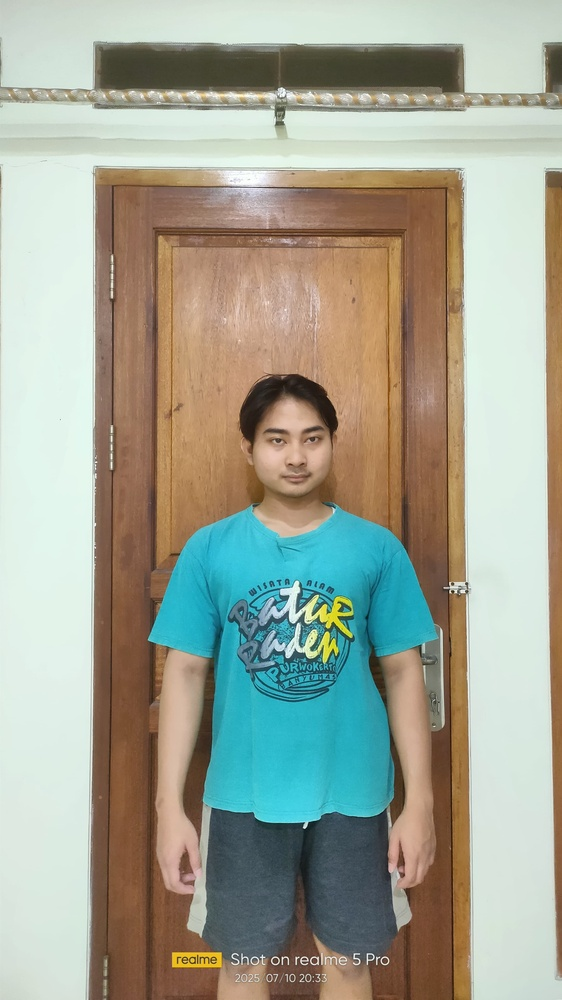
#> input picture foto_revan.jpg, 562 x 1000 px, shrunk from 2160 x 3840 before the run
$ jupyter execute 'Deteksi Tepi Pola Objek.ipynb'
#> lines starting #> are read from the running program, lines starting #| are printed output that depends on the picture; after the words box and inside, x2 and y2 are one past the last pixel; in counts of white or black regions, pixels touching at a corner belong together
## Import Library dan Load Gambar

[cell 1]
import cv2
import matplotlib.pyplot as plt

# Load gambar
image_path = 'foto_revan.jpg'
img = cv2.imread(image_path)
#> img is the input picture: shape (1000, 562, 3); mean B, G, R 149.3, 164.1, 160.5
img_rgb = cv2.cvtColor(img, cv2.COLOR_BGR2RGB)
img_gray = cv2.cvtColor(img, cv2.COLOR_BGR2GRAY)
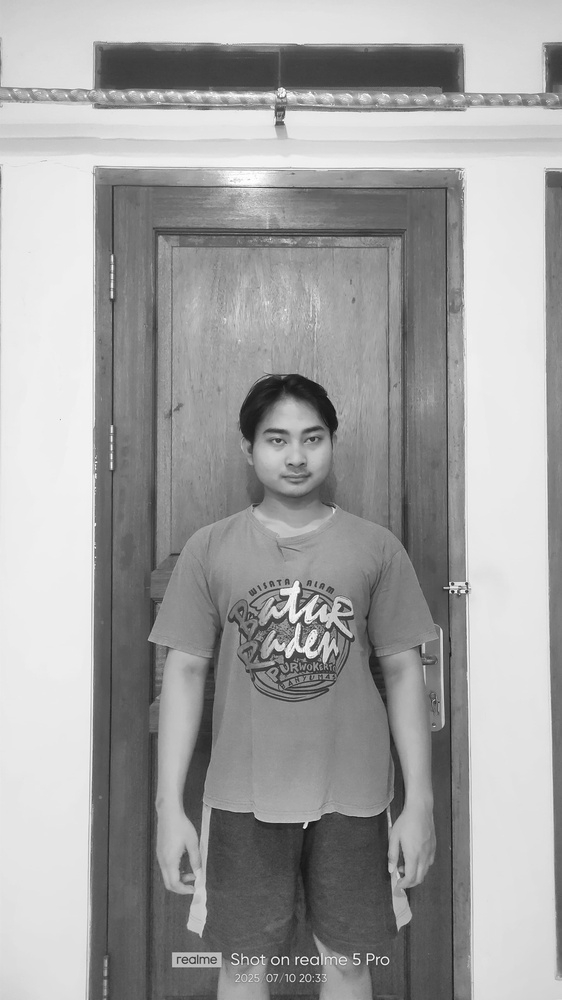
#> img_gray: shape (1000, 562); min 11, max 255, mean 161.4

#202331016_Nanda Revan Saputro

## Output 1

[cell 2]
# Deteksi tepi
edges = cv2.Canny(img_gray, 100, 200)
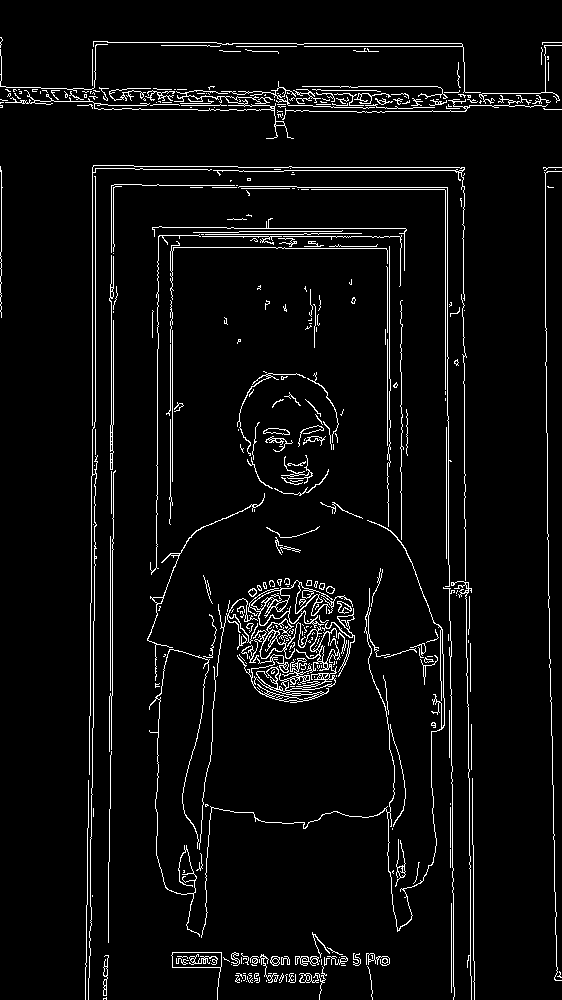
#> edges: shape (1000, 562); 4.7% white in thin lines or dots

# Tampilkan
fig, axs = plt.subplots(1, 2, figsize=(10, 10))
axs = axs.ravel()

axs[0].imshow(img_rgb)
axs[0].set_title('Original Image')

axs[1].imshow(edges, cmap='gray')
axs[1].set_title('Canny Edge Detection')

plt.tight_layout()
plt.show()
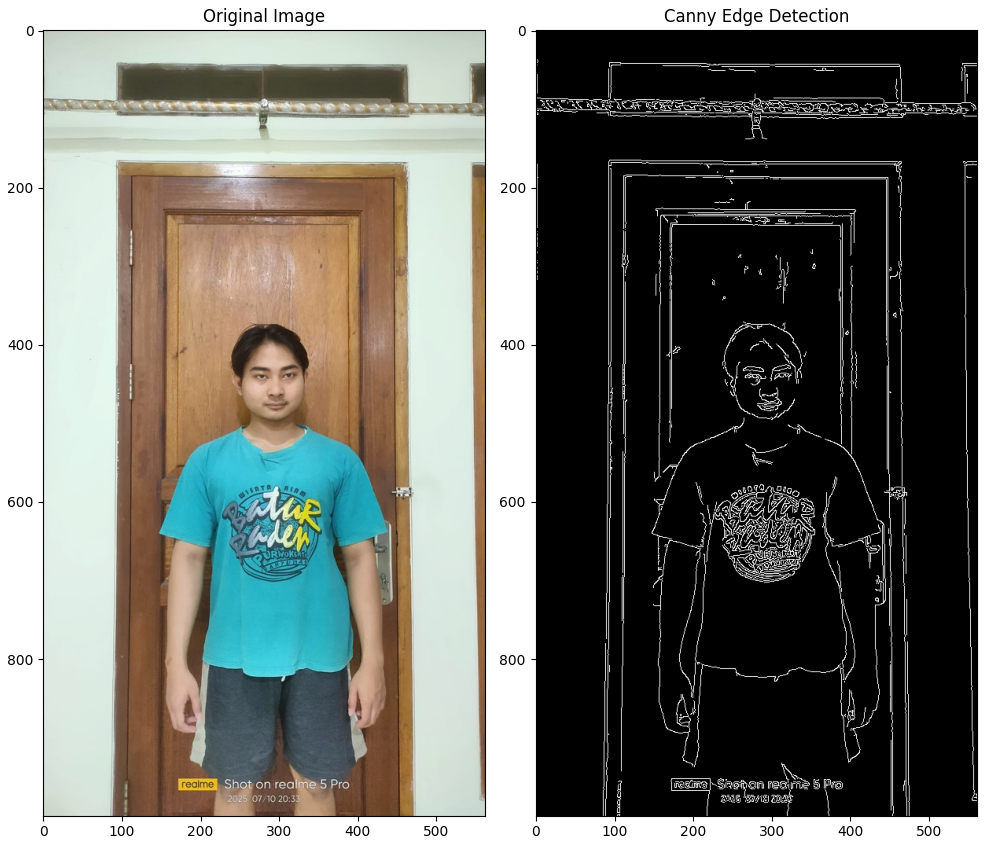
#> figure drawn by matplotlib, 2 panels

#202331016_Nanda Revan Saputro

## Output 2

[cell 3]
# Deteksi kontur
contours, _ = cv2.findContours(edges.copy(), cv2.RETR_EXTERNAL, cv2.CHAIN_APPROX_SIMPLE)
#> contours = 383 contours, 336 with area under 20; largest, box (x1, y1, x2, y2) and area: (237, 580, 353, 703) 2886, (171, 952, 222, 1000) 736, (322, 608, 355, 677) 186, (201, 520, 445, 938) 172, (147, 493, 265, 681) 146
img_contours = img_rgb.copy()
cv2.drawContours(img_contours, contours, -1, (0, 255, 0), 2)
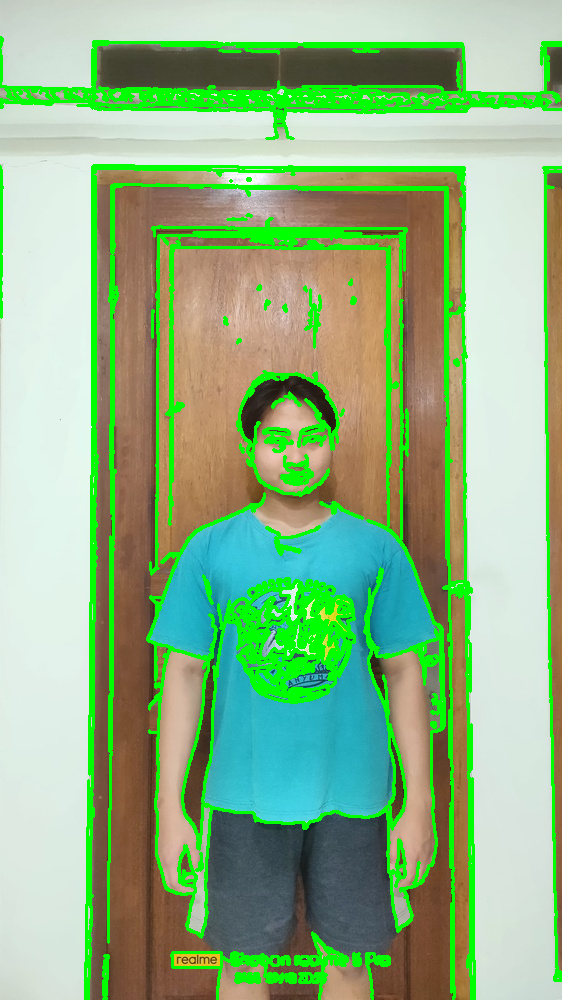
#> img_contours: shape (1000, 562, 3); mean R, G, B 141.6, 179.8, 132.9

# Tampilkan
fig, axs = plt.subplots(1, 3, figsize=(15, 10))
axs = axs.ravel()

axs[0].imshow(img_rgb)
axs[0].set_title('Original Image')

axs[1].imshow(edges, cmap='gray')
axs[1].set_title('Canny Edge Detection')

axs[2].imshow(img_contours)
axs[2].set_title('Contours Detection')

plt.tight_layout()
plt.show()

#202331016_Nanda Revan Saputro

$ run again, with compressed_q10.jpg copied over foto_revan.jpg
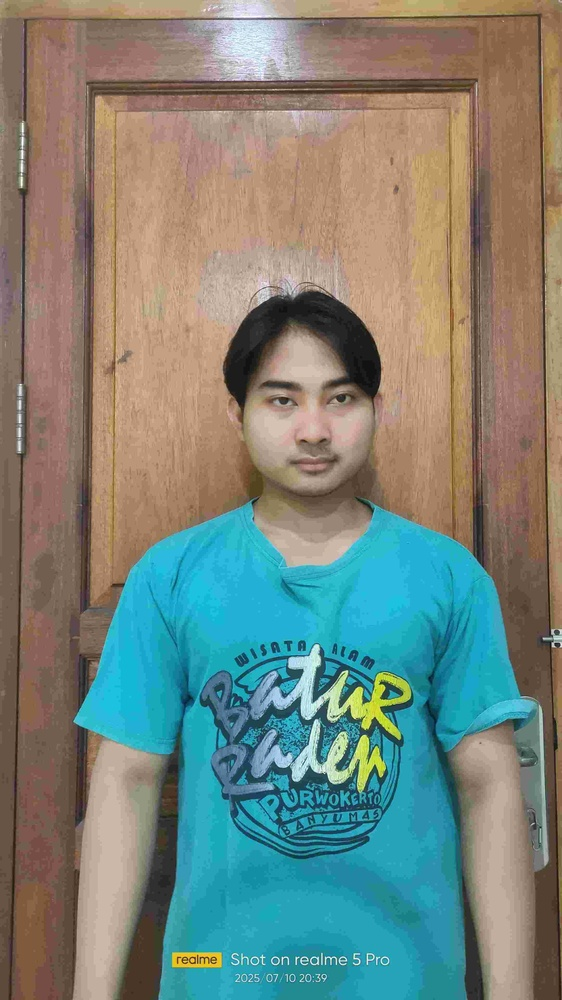
#> input picture compressed_q10.jpg, 562 x 1000 px, shrunk from 2160 x 3840 before the run
#> img is the input picture: shape (1000, 562, 3); mean B, G, R 123.4, 132.7, 121.2
#> `edges = cv2.Canny(img_gray, 100, 200)`:
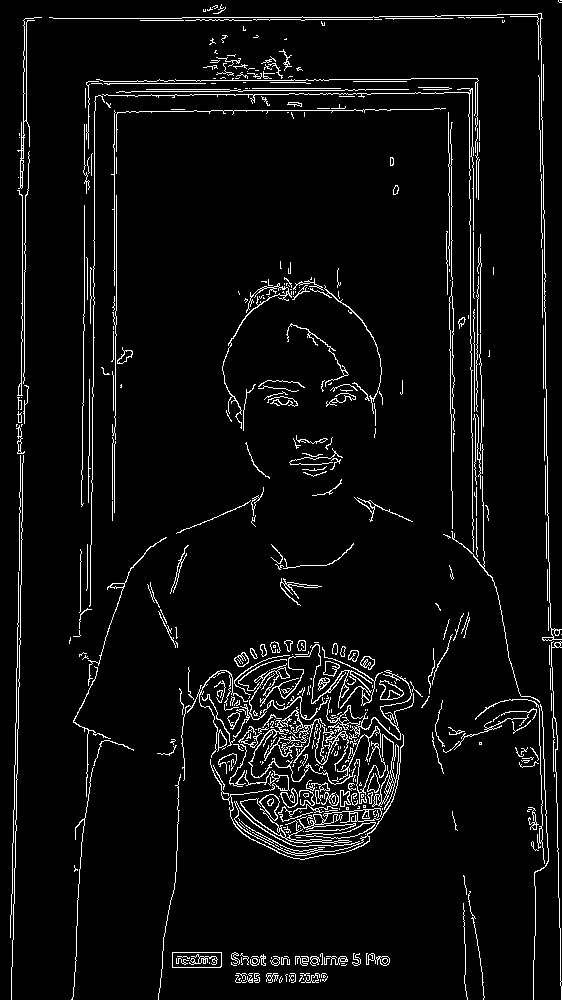
#> edges: shape (1000, 562); 5.2% white in thin lines or dots
#> contours = 499 contours, 424 with area under 20; largest, box (x1, y1, x2, y2) and area: (210, 734, 404, 860) 1204, (172, 952, 222, 968) 734, (240, 794, 352, 844) 456, (248, 707, 386, 804) 448, (249, 644, 372, 720) 391
#> `cv2.drawContours(img_contours, contours, -1, (0, 255, 0), 2)`:
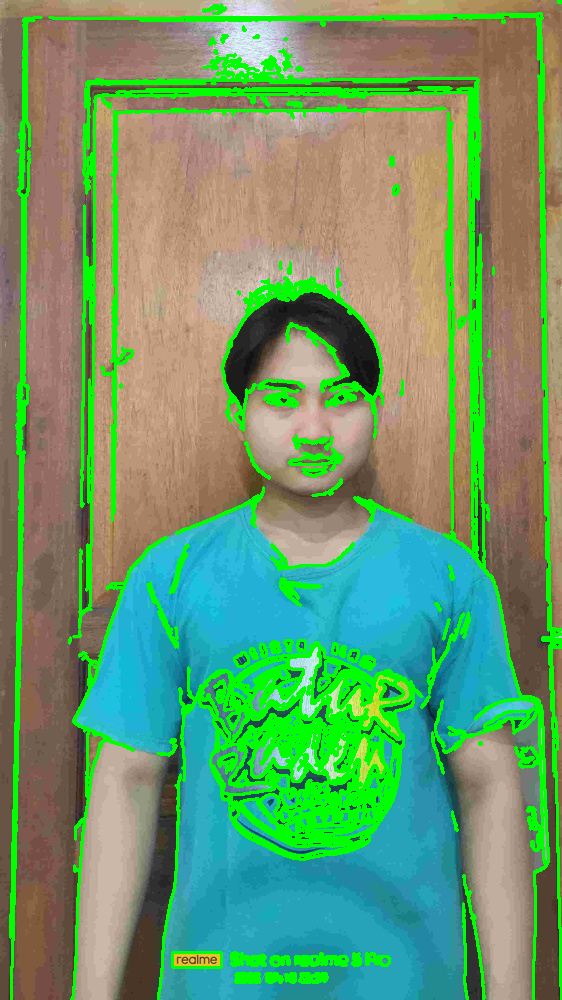
#> img_contours: shape (1000, 562, 3); mean R, G, B 106.7, 152.8, 107

$ run again, with daun_buah_jeruk.jpg copied over foto_revan.jpg
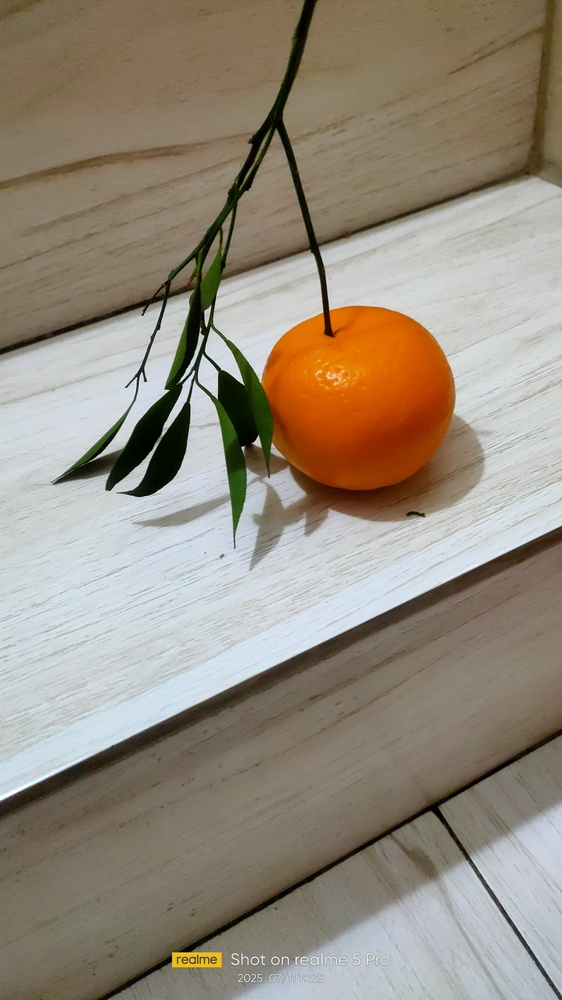
#> input picture daun_buah_jeruk.jpg, 562 x 1000 px, shrunk from 2160 x 3840 before the run
#> img is the input picture: shape (1000, 562, 3); mean B, G, R 124.9, 139.5, 149.4
#> `edges = cv2.Canny(img_gray, 100, 200)`:
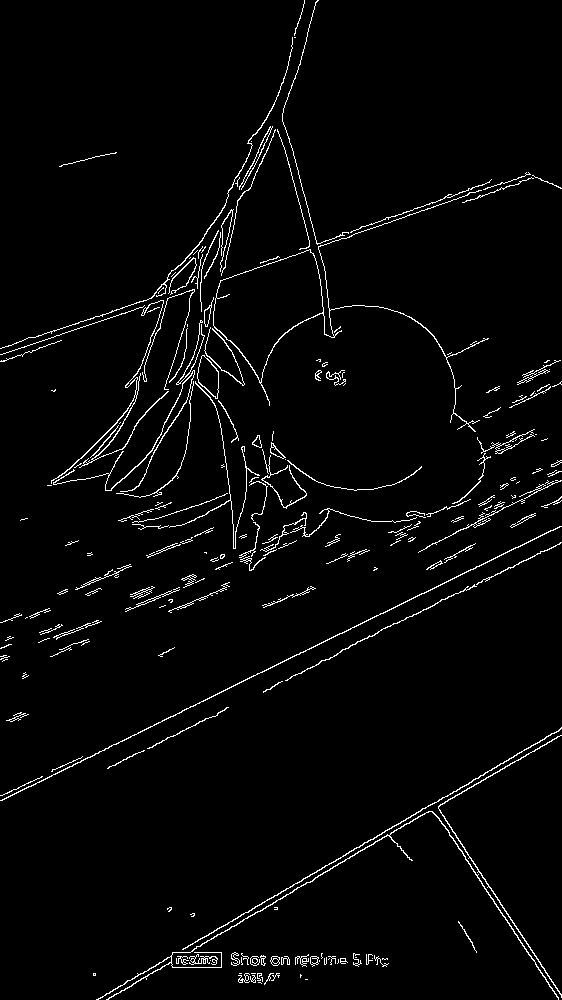
#> edges: shape (1000, 562); 2.8% white in thin lines or dots
#> contours = 212 contours, 157 with area under 20; largest, box (x1, y1, x2, y2) and area: (213, 190, 489, 432) 8148, (197, 355, 219, 399) 586, (96, 811, 559, 1000) 346, (0, 526, 562, 801) 256, (182, 727, 562, 950) 208
#> `cv2.drawContours(img_contours, contours, -1, (0, 255, 0), 2)`:
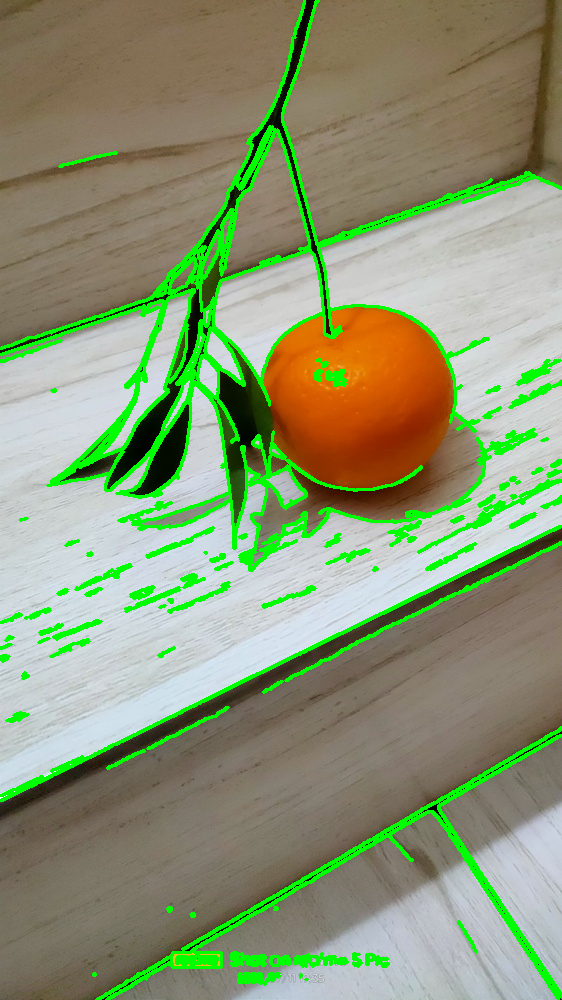
#> img_contours: shape (1000, 562, 3); mean R, G, B 138.4, 150.5, 115.2
